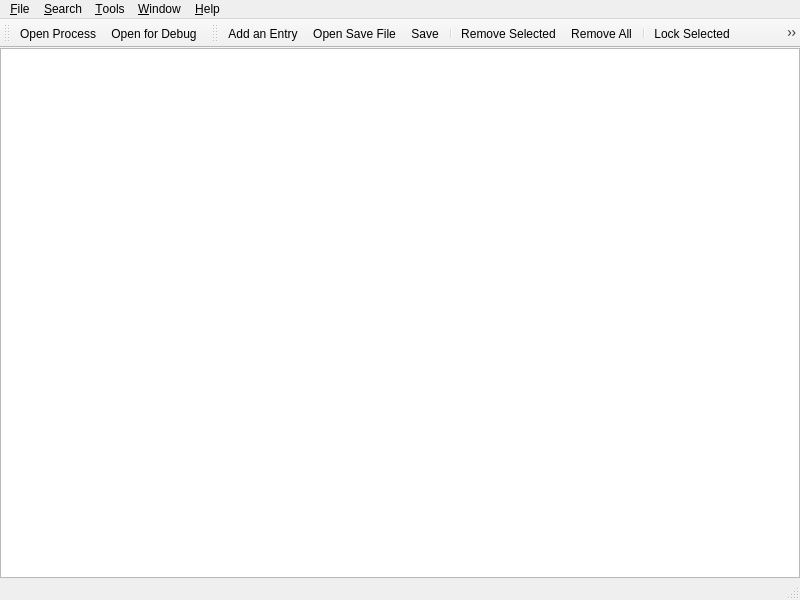
<?xml version="1.0" encoding="UTF-8"?>
<ui version="4.0">
 <class>CMainClass</class>
 <widget class="QMainWindow" name="CMainClass">
  <property name="geometry">
   <rect>
    <x>0</x>
    <y>0</y>
    <width>800</width>
    <height>600</height>
   </rect>
  </property>
  <property name="windowTitle">
   <string>L. Spiro Memory Hacking Software X</string>
  </property>
  <widget class="QWidget" name="centralWidget">
   <layout class="QHBoxLayout" name="horizontalLayout">
    <property name="spacing">
     <number>3</number>
    </property>
    <property name="leftMargin">
     <number>0</number>
    </property>
    <property name="topMargin">
     <number>0</number>
    </property>
    <property name="rightMargin">
     <number>0</number>
    </property>
    <property name="bottomMargin">
     <number>0</number>
    </property>
    <item>
     <widget class="QTreeView" name="treeView">
      <property name="editTriggers">
       <set>QAbstractItemView::NoEditTriggers</set>
      </property>
      <property name="alternatingRowColors">
       <bool>true</bool>
      </property>
      <property name="selectionMode">
       <enum>QAbstractItemView::MultiSelection</enum>
      </property>
      <property name="rootIsDecorated">
       <bool>false</bool>
      </property>
      <property name="itemsExpandable">
       <bool>false</bool>
      </property>
      <property name="expandsOnDoubleClick">
       <bool>false</bool>
      </property>
      <attribute name="headerStretchLastSection">
       <bool>true</bool>
      </attribute>
     </widget>
    </item>
   </layout>
  </widget>
  <widget class="QMenuBar" name="menuBar">
   <property name="geometry">
    <rect>
     <x>0</x>
     <y>0</y>
     <width>800</width>
     <height>21</height>
    </rect>
   </property>
   <widget class="QMenu" name="menu_File">
    <property name="title">
     <string>&amp;File</string>
    </property>
    <addaction name="actionOpen_Process"/>
    <addaction name="actionOpen_Recent"/>
    <addaction name="actionOpen_for_Debug"/>
    <addaction name="separator"/>
    <addaction name="action_Open_Save_File"/>
    <addaction name="action_Save"/>
    <addaction name="actionSave_As"/>
   </widget>
   <widget class="QMenu" name="menu_Windows">
    <property name="title">
     <string>&amp;Window</string>
    </property>
    <addaction name="actionShow_All"/>
    <addaction name="separator"/>
    <addaction name="action_Expression_Evaluator"/>
    <addaction name="action_Found_Addresses"/>
   </widget>
   <widget class="QMenu" name="menu_Search">
    <property name="title">
     <string>&amp;Search</string>
    </property>
    <addaction name="action_Data_Type_Search"/>
    <addaction name="action_Pointer_Search"/>
    <addaction name="action_String_Search"/>
    <addaction name="action_Group_Search"/>
    <addaction name="action_Expression_Search"/>
    <addaction name="separator"/>
    <addaction name="actionS_ub_Search"/>
    <addaction name="separator"/>
    <addaction name="action_Insert_Address"/>
    <addaction name="separator"/>
    <addaction name="actionSearch_Options"/>
   </widget>
   <widget class="QMenu" name="menu_Tools">
    <property name="title">
     <string>&amp;Tools</string>
    </property>
    <addaction name="action_PE_Works"/>
   </widget>
   <widget class="QMenu" name="menu_Help">
    <property name="title">
     <string>&amp;Help</string>
    </property>
   </widget>
   <addaction name="menu_File"/>
   <addaction name="menu_Search"/>
   <addaction name="menu_Tools"/>
   <addaction name="menu_Windows"/>
   <addaction name="menu_Help"/>
  </widget>
  <widget class="QToolBar" name="mainToolBar">
   <property name="windowTitle">
    <string>Menu Bar</string>
   </property>
   <property name="floatable">
    <bool>true</bool>
   </property>
   <attribute name="toolBarArea">
    <enum>TopToolBarArea</enum>
   </attribute>
   <attribute name="toolBarBreak">
    <bool>false</bool>
   </attribute>
   <addaction name="actionOpen_Process"/>
   <addaction name="actionOpen_for_Debug"/>
  </widget>
  <widget class="QStatusBar" name="statusBar"/>
  <widget class="QToolBar" name="toolBar">
   <property name="windowTitle">
    <string>toolBar</string>
   </property>
   <attribute name="toolBarArea">
    <enum>TopToolBarArea</enum>
   </attribute>
   <attribute name="toolBarBreak">
    <bool>false</bool>
   </attribute>
   <addaction name="actionAdd_an_Entry"/>
   <addaction name="action_Open_Save_File"/>
   <addaction name="action_Save"/>
   <addaction name="separator"/>
   <addaction name="actionRemove_Selected"/>
   <addaction name="actionRemove_All"/>
   <addaction name="separator"/>
   <addaction name="actionLock_Selected"/>
   <addaction name="actionUnlock_Selected"/>
  </widget>
  <action name="actionOpen_Process">
   <property name="icon">
    <iconset resource="../MXMhsX.qrc">
     <normaloff>:/CMain/Resources/73.png</normaloff>:/CMain/Resources/73.png</iconset>
   </property>
   <property name="text">
    <string>Open &amp;Process</string>
   </property>
   <property name="toolTip">
    <string>Open a process.</string>
   </property>
   <property name="shortcut">
    <string>Ctrl+P</string>
   </property>
  </action>
  <action name="actionOpen_Recent">
   <property name="text">
    <string>Open &amp;Recent</string>
   </property>
   <property name="toolTip">
    <string>Open a recent process.</string>
   </property>
  </action>
  <action name="actionOpen_for_Debug">
   <property name="icon">
    <iconset resource="../MXMhsX.qrc">
     <normaloff>:/CMain/Resources/97.png</normaloff>:/CMain/Resources/97.png</iconset>
   </property>
   <property name="text">
    <string>Open for &amp;Debug</string>
   </property>
   <property name="toolTip">
    <string>Open a process for debug.</string>
   </property>
  </action>
  <action name="actionAdd_an_Entry">
   <property name="icon">
    <iconset resource="../MXMhsX.qrc">
     <normaloff>:/CMain/Resources/1.png</normaloff>:/CMain/Resources/1.png</iconset>
   </property>
   <property name="text">
    <string>Add an Entry</string>
   </property>
   <property name="toolTip">
    <string>Add an entry.</string>
   </property>
  </action>
  <action name="action_Open_Save_File">
   <property name="icon">
    <iconset resource="../MXMhsX.qrc">
     <normaloff>:/CMain/Resources/52.png</normaloff>:/CMain/Resources/52.png</iconset>
   </property>
   <property name="text">
    <string>&amp;Open Save File</string>
   </property>
   <property name="toolTip">
    <string>Open a save file.</string>
   </property>
   <property name="shortcut">
    <string>Ctrl+O</string>
   </property>
  </action>
  <action name="action_Save">
   <property name="icon">
    <iconset resource="../MXMhsX.qrc">
     <normaloff>:/CMain/Resources/22.png</normaloff>:/CMain/Resources/22.png</iconset>
   </property>
   <property name="text">
    <string>&amp;Save</string>
   </property>
   <property name="toolTip">
    <string>Save results.</string>
   </property>
   <property name="shortcut">
    <string>Ctrl+S</string>
   </property>
  </action>
  <action name="actionSave_As">
   <property name="icon">
    <iconset resource="../MXMhsX.qrc">
     <normaloff>:/CMain/Resources/86.png</normaloff>:/CMain/Resources/86.png</iconset>
   </property>
   <property name="text">
    <string>Save &amp;As</string>
   </property>
   <property name="toolTip">
    <string>Save entries as a given file name.</string>
   </property>
   <property name="shortcut">
    <string>Ctrl+A</string>
   </property>
  </action>
  <action name="actionRemove_Selected">
   <property name="icon">
    <iconset resource="../MXMhsX.qrc">
     <normaloff>:/CMain/Resources/33.png</normaloff>:/CMain/Resources/33.png</iconset>
   </property>
   <property name="text">
    <string>Remove Selected</string>
   </property>
   <property name="toolTip">
    <string>Remove the selected entries.</string>
   </property>
  </action>
  <action name="actionRemove_All">
   <property name="icon">
    <iconset resource="../MXMhsX.qrc">
     <normaloff>:/CMain/Resources/31.png</normaloff>:/CMain/Resources/31.png</iconset>
   </property>
   <property name="text">
    <string>Remove All</string>
   </property>
   <property name="toolTip">
    <string>Remove all entries.</string>
   </property>
  </action>
  <action name="actionLock_Selected">
   <property name="icon">
    <iconset resource="../MXMhsX.qrc">
     <normaloff>:/CMain/Resources/27.png</normaloff>:/CMain/Resources/27.png</iconset>
   </property>
   <property name="text">
    <string>Lock Selected</string>
   </property>
   <property name="toolTip">
    <string>Lock the selected entries.</string>
   </property>
  </action>
  <action name="actionUnlock_Selected">
   <property name="icon">
    <iconset resource="../MXMhsX.qrc">
     <normaloff>:/CMain/Resources/28.png</normaloff>:/CMain/Resources/28.png</iconset>
   </property>
   <property name="text">
    <string>Unlock Selected</string>
   </property>
   <property name="toolTip">
    <string>Unlock the selected entries.</string>
   </property>
  </action>
  <action name="action_Expression_Evaluator">
   <property name="checkable">
    <bool>true</bool>
   </property>
   <property name="text">
    <string>&amp;Expression Evaluator</string>
   </property>
   <property name="toolTip">
    <string>Show the Expression Evaluator.</string>
   </property>
  </action>
  <action name="actionShow_All">
   <property name="text">
    <string>&amp;Show All</string>
   </property>
   <property name="toolTip">
    <string>Show all windows.</string>
   </property>
  </action>
  <action name="action_Found_Addresses">
   <property name="checkable">
    <bool>true</bool>
   </property>
   <property name="text">
    <string>&amp;Found Addresses</string>
   </property>
  </action>
  <action name="action_Data_Type_Search">
   <property name="text">
    <string>&amp;Data-Type Search</string>
   </property>
   <property name="shortcut">
    <string>Ctrl+Shift+S</string>
   </property>
  </action>
  <action name="action_Pointer_Search">
   <property name="text">
    <string>&amp;Pointer Search</string>
   </property>
   <property name="shortcut">
    <string>Ctrl+Shift+S</string>
   </property>
  </action>
  <action name="action_String_Search">
   <property name="text">
    <string>&amp;String Search</string>
   </property>
  </action>
  <action name="action_Group_Search">
   <property name="text">
    <string>&amp;Group Search</string>
   </property>
  </action>
  <action name="action_Expression_Search">
   <property name="text">
    <string>&amp;Expression Search</string>
   </property>
  </action>
  <action name="actionS_ub_Search">
   <property name="text">
    <string>S&amp;ub Search</string>
   </property>
   <property name="shortcut">
    <string>Ctrl+Shift+D</string>
   </property>
  </action>
  <action name="action_Insert_Address">
   <property name="text">
    <string>&amp;Insert Address</string>
   </property>
   <property name="shortcut">
    <string>Ins</string>
   </property>
  </action>
  <action name="actionSearch_Options">
   <property name="text">
    <string>Search &amp;Options</string>
   </property>
  </action>
  <action name="action_PE_Works">
   <property name="text">
    <string>&amp;PE Works</string>
   </property>
   <property name="toolTip">
    <string>PE Works.</string>
   </property>
  </action>
 </widget>
 <layoutdefault spacing="6" margin="11"/>
 <resources>
  <include location="../MXMhsX.qrc"/>
 </resources>
 <connections/>
</ui>
